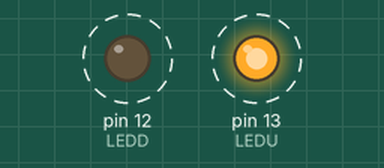
Recording of a sketch running on a simulated Arduino Uno, built with avr-gcc and run on an emulated ATmega328P. Shown: output pins drawn as LEDs (lit = HIGH). Dashed ring = blinking.

Above: at 0.5 s.
Timing chart, 0 to 4.6 s (numbered marks = the images above):
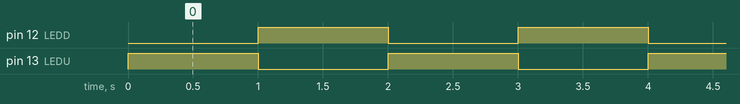

Measured:
- by itself, pin 12 (LEDD), pin 13 (LEDU): alternates HIGH for 1.0 s and LOW for 1.0 s

The sketch:

blinking.ino
```cpp
// blinking.ino
//
// This program alternates two LEDs connected to pins 12 and 13.
// Each LED turns on for 1 second while the other turns off, creating a blinking effect.

#define LEDU 13  // Define LEDU as pin 13
#define LEDD 12  // Define LEDD as pin 12

// The setup() function runs once when the Arduino is powered on or reset.
void setup() {
  // Configure the LED pins as outputs so we can control them
  pinMode(LEDU, OUTPUT);
  pinMode(LEDD, OUTPUT);
}

// The loop() function runs continuously after setup() has completed.
void loop() {
  // Turn LEDU on (HIGH) and LEDD off (LOW)
  digitalWrite(LEDU, HIGH);  // Set LEDU to ON
  digitalWrite(LEDD, LOW);   // Set LEDD to OFF

  // Wait 1 second (1000 milliseconds)
  delay(1000);

  digitalWrite(LEDU, LOW);   // Set LEDU to OFF
  digitalWrite(LEDD, HIGH);  // Set LEDD to ON

  // Wait 1 second (1000 milliseconds) before repeating loop
  delay(1000);
}
```
